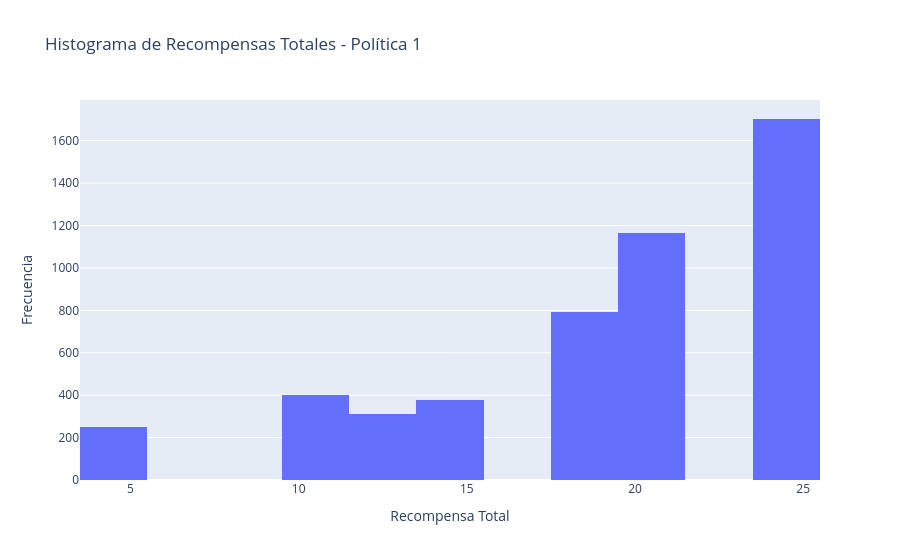

Source (notebook cell):
### Code cell
# Simulación Monte Carlo para política 1
rewards = simulate_trajectory(pi1, X, A, r, Q, N, 's1')
mean_reward = np.mean(rewards)
std_reward = np.std(rewards)
print(f"Simulación Monte Carlo para política 1 desde s1: media={mean_reward:.2f}, std={std_reward:.2f}")
plot_simulation_histogram(rewards, "Histograma de Recompensas Totales - Política 1")

### Figure 1 — Plotly figure (JSON) as saved in the notebook; plotly's stock layout.template omitted (floating-point values rounded to 4 significant figures; data arrays with more than 128 entries replaced by an {"elided": "..."} marker saying what was removed)
{"data": [{"type": "histogram", "x": {"elided": "5000 int values"}}], "layout": {"title": {"text": "Histograma de Recompensas Totales - Política 1"}, "xaxis": {"title": {"text": "Recompensa Total"}}, "yaxis": {"title": {"text": "Frecuencia"}}}}
